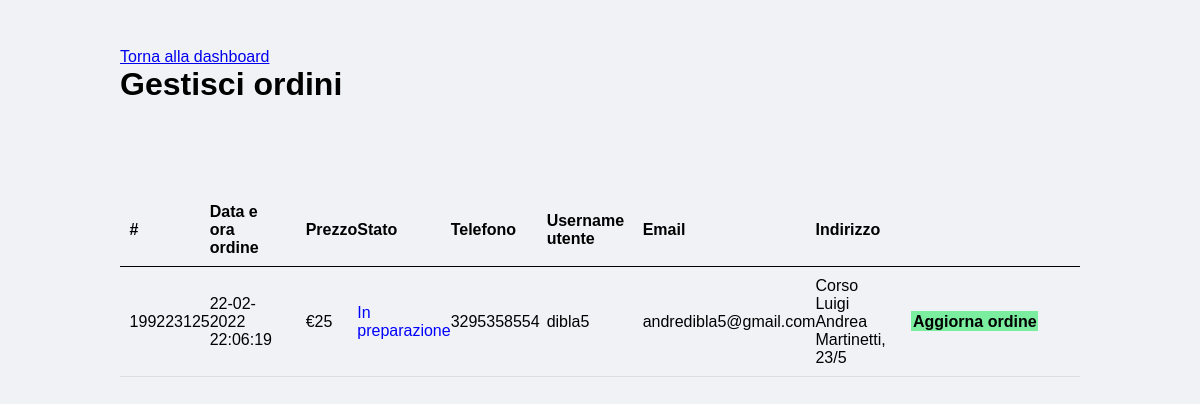
The page /pages/admin/pages/gestisciOrdine.php on the database its author committed.
### tables this page shows
CREATE TABLE `ordine` (
  `id` int(11) NOT NULL,
  `dataOraOrdine` varchar(255) DEFAULT NULL,
  `indirizzo` varchar(255) DEFAULT NULL,
  `statoOrdine` int(11) DEFAULT NULL,
  `prezzo` int(11) NOT NULL,
  `usernameUtente` varchar(25) DEFAULT NULL
);

CREATE TABLE `utente` (
  `username` varchar(25) NOT NULL,
  `nome` varchar(255) NOT NULL,
  `cognome` varchar(255) NOT NULL,
  `numTelefono` varchar(10) NOT NULL,
  `email` varchar(255) NOT NULL,
  `password` varchar(255) NOT NULL
);

### pages/admin/pages/gestisciOrdine.php (the view, shortened to what this page needs)
<?php
  require_once('../../connessione.php');
?>
<html>
    <head>
        <link rel="stylesheet" type="text/css" href="../css/style.css">
    </head>
    <body>
        <div class="main-content">
            <div class="wrapper">
            <a href="../index.php">Torna alla dashboard</a>
                <h1>Gestisci ordini</h1>
                        <br /><br /><br />
                        <br><br>
                        <table class="tbl-full">
                            <tr>
                                <th width="5%">#</th>
                                <th width="10%">Data e ora ordine</th>
                                <th width="5%">Prezzo</th>
                                <th width="8%">Stato</th>
                                <th width="10%">Telefono</th>
                                <th width="10%">Username utente</th>
                                <th width="15%">Email</th>
                                <th width="10%">Indirizzo</th>
                                <th></th>
                            </tr>
                            <?php
                                $sql = "SELECT * FROM Ordine ORDER BY id DESC";
                                $res = mysqli_query($conn, $sql);
                                $count = mysqli_num_rows($res);
                                if($count>0){
                                    while($row=mysqli_fetch_assoc($res)){
                                        $id = $row['id'];
                                        $order_date = $row['dataOraOrdine'];
                                        $customer_address = $row['indirizzo'];
                                        $customer_name = $row['usernameUtente'];
                                        $price = $row['prezzo'];
                                        $status = $row['statoOrdine'];
                                        $query = "SELECT * FROM Utente WHERE username = '$customer_name'";
                                        $res = $conn -> query($query);
                                        if($res -> num_rows > 0){
                                            while($row = $res -> fetch_assoc()){
                                                $customer_contact = $row['numTelefono'];
                                                $customer_email = $row['email'];
                                            }
                                        }
                                        ?>
                                            <tr>
                                                <td><?php echo $id; ?> </td>
                                                <td><?php echo $order_date; ?></td>
                                                <td><?php echo '€'.$price; ?></td>
                                                <td>
                                                    <?php
                                                        if($status==1){
                                                            echo "<label style='color: blue;'>In preparazione</label>";
                                                        }
                                                        elseif($status==2)
                                                        {
                                                            echo "<label style='color: orange;'>In consegna</label>";
                                                        }
                                                        elseif($status==3)
                                                        {
                                                            echo "<label style='color: green;'><b>Consegnato</b></label>";
                                                        }
                                                        elseif($status==0)
                                                        {
                                                            echo "<label style='color: red;'>Cancellato</label>";
                                                        }
                                                    ?>
                                                </td>
                                                <td><?php echo $customer_contact; ?></td>
                                                <td><?php echo $customer_name; ?></td>
                                                <td><?php echo $customer_email; ?></td>
                                                <td><?php echo $customer_address; ?></td>
                                                <td>
                                                    <a href="aggiornaOrdine.php?id=<?php echo $id; ?>" class="btn-secondary">Aggiorna ordine</a>
                                                </td>
                                            </tr>
                                        <?php
                                    }
                                }
                                else
                                {
                                    echo "<tr><td colspan='12' class='error'>Ordini non disponibili</td></tr>";
                                }
                            ?>
                        </table>
            </div>
        </div>
    </body>
</html>

### pages/admin/css/style.css (style rules this page uses)
* { margin: 0; padding: 0; font-family: Arial, Helvetica, sans-serif; }
.wrapper { padding: 1%; width: 80%; height: 83%; margin: 0 auto; }
.tbl-full { width: 100%; }
table { border-collapse: collapse; width: 100%; }
th, td { padding: 8px; text-align: left; border-bottom: 1px solid #ddd; }
table tr th { border-bottom: 1px solid black; padding: 1%; text-align: left; }
table tr td { padding: 1%; }
.btn-secondary { background-color: #7bed9f; padding: 1%; color: black; text-decoration: none; font-weight: bold; }
.main-content { background-color: #f1f2f6; padding: 3% 0; }

### rows shown on the page
ordine: id "199223125", dataOraOrdine "22-02-2022 22:06:19", prezzo "25", statoOrdine "In preparazione", utente.numTelefono "3295358554", usernameUtente "dibla5", utente.email "andredibla5@gmail.com", indirizzo "Corso Luigi Andrea Martinetti, 23/5"
